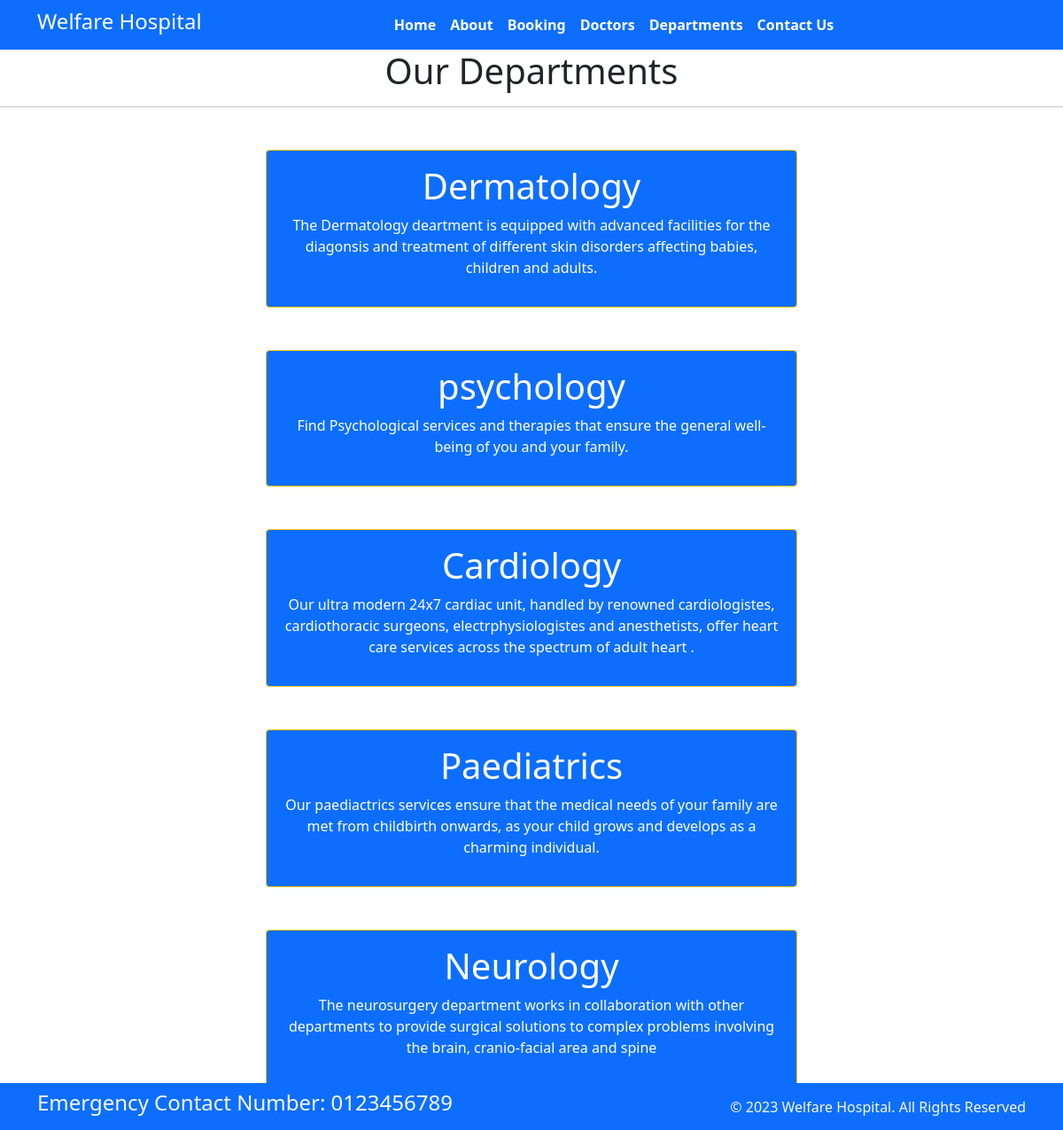
Page /department/ on the committed database.
### home/models.py (models this page shows, shortened)
class Departments(models.Model):
    dep_name =models.CharField(max_length=100)
    dep_description = models.TextField()

### home/views.py (the view)
# urls.py: path('department/', views.department, name='department'),
def department(request):
   dict_dept = {
      'dept' : Departments.objects.all
   }
   return render(request, 'department.html', dict_dept)

### templates/department.html (shortened to what this page needs)
{% extends 'base.html' %}
{% block content %}
<h1 class='text-center'> Our Departments</h1>
<hr>
{% for d in dept %}
<div class='mx-auto w-50 bg-primary text-center text-white p-3 my-5 border border-warning rounded'>
    <h1 >{{d.dep_name}}</h1>
    <p>{{d.dep_description}}</p>
</div>
{% endfor %}
{% endblock %}

### rows in the picture
Departments: dep_name "Dermatology", dep_description "The Dermatology deartment is equipped with advanced facilities for the diagonsis and treatment of different skin disorders affecting babies, children and adults."
Departments: dep_name "psychology", dep_description "Find Psychological services and therapies that ensure the general well-being of you and your family."
Departments: dep_name "Cardiology", dep_description "Our ultra modern 24x7 cardiac unit, handled by renowned cardiologistes, cardiothoracic surgeons, electrphysiologistes and anesthetists, offer heart care services across the spectrum of adult heart ."
Departments: dep_name "Paediatrics", dep_description "Our paediactrics services ensure that the medical needs of your family are met from childbirth onwards, as your child grows and develops as a charming individual."
Departments: dep_name "Neurology", dep_description "The neurosurgery department works in collaboration with other departments to provide surgical solutions to complex problems involving the brain, cranio-facial area and spine"
